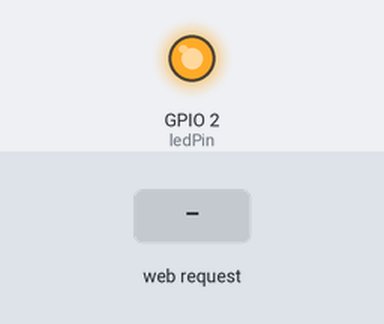
A sketch run on a simulated ESP8266 (NodeMCU). Shown: output pins drawn as LEDs (lit = HIGH). The test bench sets the inputs (shaded band). WiFi joins after 1.5 s; servers stay silent unless stated; what the sketch prints to the serial monitor is not drawn.

Above: at 2.7 s.
2.8 s: HTTP request GET /LED=ON received
At 3.2 s:
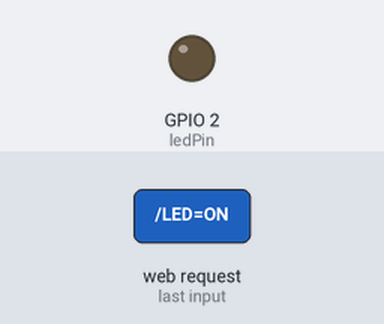
4.3 s: HTTP request GET /LED=OFF received
At 5.6 s:
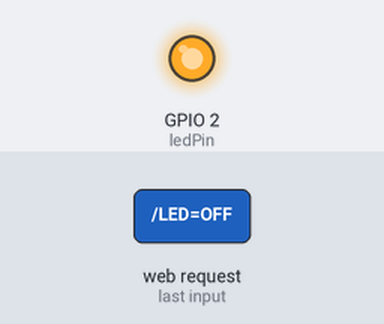
Timing chart, 0 to 7.3 s (numbered marks = the images above; inputs shaded):
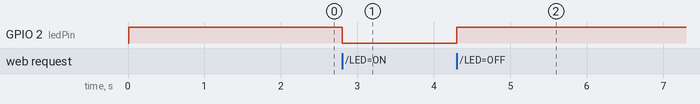

Measured:
- after the input at 2.8 s, GPIO 2 (ledPin): HIGH → LOW at once
- after the input at 4.3 s, GPIO 2 (ledPin): LOW → HIGH at once

The sketch:

Browser_NodeMCU.ino
```cpp
#include <ESP8266WiFi.h> // WiFi Library

const char* ssid = "WrongTurn"; // SSID i.e, Name of your WIFI
const char* password = "46364636"; // Your Wifi password, in case you have open network comment the whole statement or just set it to password=""

int ledPin = 2; // Onboard LED is connected to GPIO2. Hence, 2
WiFiServer server(80); // Creates a server that listens for incoming connections on the specified port, here in this case port is 80.

void setup() {
  Serial.begin(115200);
  delay(10);

  pinMode(ledPin, OUTPUT);
  digitalWrite(ledPin, HIGH); // For the board that I am using, digitalWrite HIGH & LOW inverted. nitially LED light will be off

  // Connect to WiFi network
  Serial.println();
  Serial.println();
  Serial.print("Connecting to ");
  Serial.println(ssid);

  WiFi.begin(ssid, password);

  while (WiFi.status() != WL_CONNECTED) {
    delay(500);
    Serial.print(".");
  }
  Serial.println("");
  Serial.println("WiFi connected");

  // Start the server
  server.begin();
  Serial.println("Server started");

  // Print the IP address on serial monitor
  Serial.print("Use this URL to connect: ");
  Serial.print("http://");
  Serial.print(WiFi.localIP()); //Gets the WiFi shield's IP address and Print the IP address of serial monitor
  Serial.println("/");

}

void loop() {
  // Check if a client has connected
  WiFiClient client = server.available();
  if (!client) {
    return;
  }

  // Wait until the client sends some data
  Serial.println("new client");
  while(!client.available()){
    delay(1);
  }

  // Read the first line of the request
  String request = client.readStringUntil('\r');
  Serial.println(request);
  client.flush();

  // Match the request
  int value = HIGH;
  if (request.indexOf("/LED=ON") != -1)  {
    digitalWrite(ledPin, LOW);
    value = LOW;
  }
  if (request.indexOf("/LED=OFF") != -1)  {
    digitalWrite(ledPin, HIGH);
    value = HIGH;
  }

  // Return the response
  client.println("HTTP/1.1 200 OK");
  client.println("Content-Type: text/html");
  client.println(""); //  do not forget this one VIMP
  client.println("<!DOCTYPE HTML>");
  client.println("<html>");
  client.println("<body bgcolor=\"silver\">");

  client.print("Led pin is now: ");

  if(value == LOW) {
    client.print("On");
  } else {
    client.print("Off");
  }
  client.println("<br><br>");
  client.println("<marquee><p><h1> Winter is coming...</h1></p></marquee>");
  client.println("<a href=\"/LED=ON\"\"><button style=\"background:green;height:100px;width:100px\">Turn On </button></a>");
  client.println("<a href=\"/LED=OFF\"\"><button style=\"background:red;height:100px;width:100px\">Turn Off </button></a><br/>");
  client.println("</body>");
  client.println("</html>");

  delay(1);
  Serial.println("Client disonnected");
  Serial.println("");
}
```
